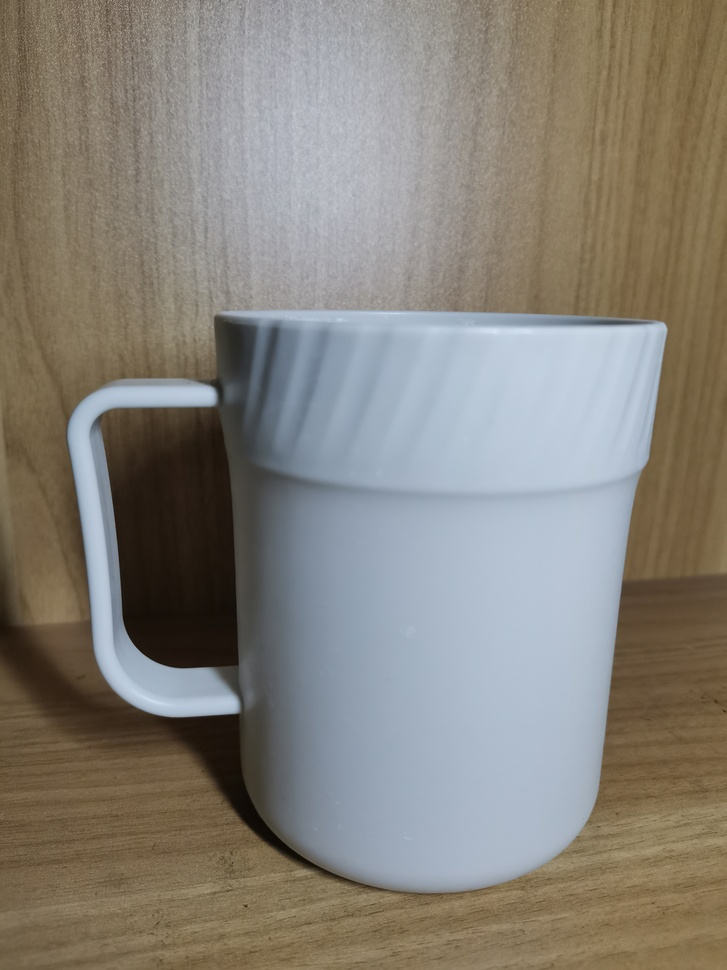
#> input picture 计算机视觉实践-练习5/left.jpg, 727 x 970 px, shrunk from 3000 x 4000 before the run
$ jupyter execute '代码.ipynb'
#> lines starting #> are read from the running program, lines starting #| are printed output that depends on the picture
[cell 1]
# 导入库
import cv2
import numpy as np
import matplotlib.pyplot as plt

[cell 2]
# 加载图片
def load_images(left_image_path, right_image_path):
    # 加载左图和右图
#> called with left_image_path = 'left.jpg', right_image_path = 'right.jpg'
    imgL = cv2.imread(left_image_path, cv2.IMREAD_GRAYSCALE)
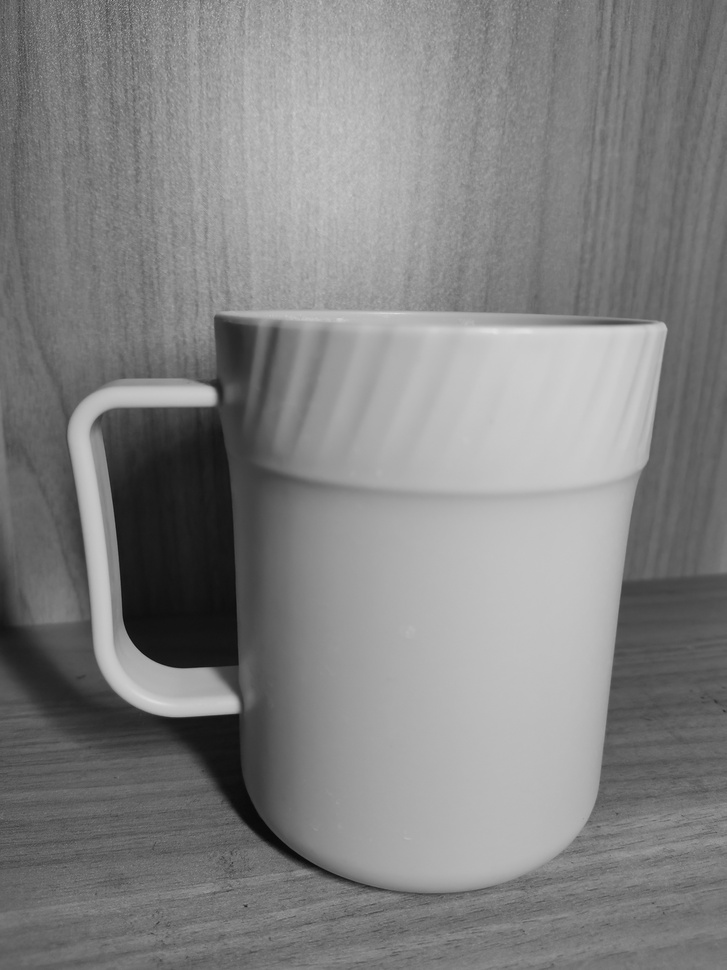
#> imgL: shape (970, 727); min 5, max 225, mean 129.9
    imgR = cv2.imread(right_image_path, cv2.IMREAD_GRAYSCALE)
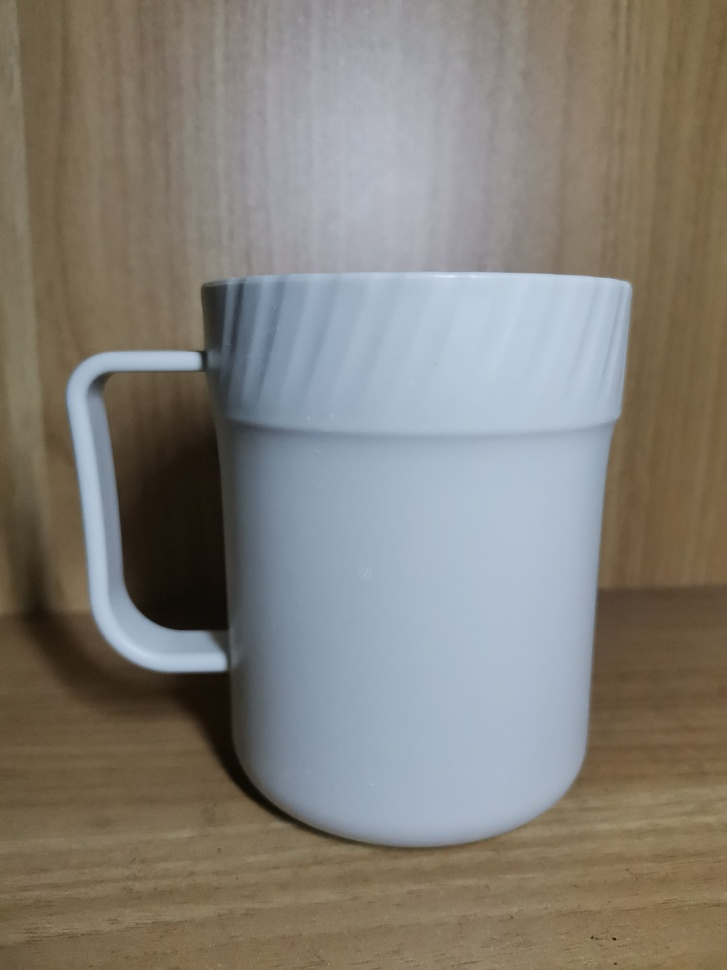
#> input picture 计算机视觉实践-练习5/right.jpg, 727 x 970 px, shrunk from 3000 x 4000 before the run
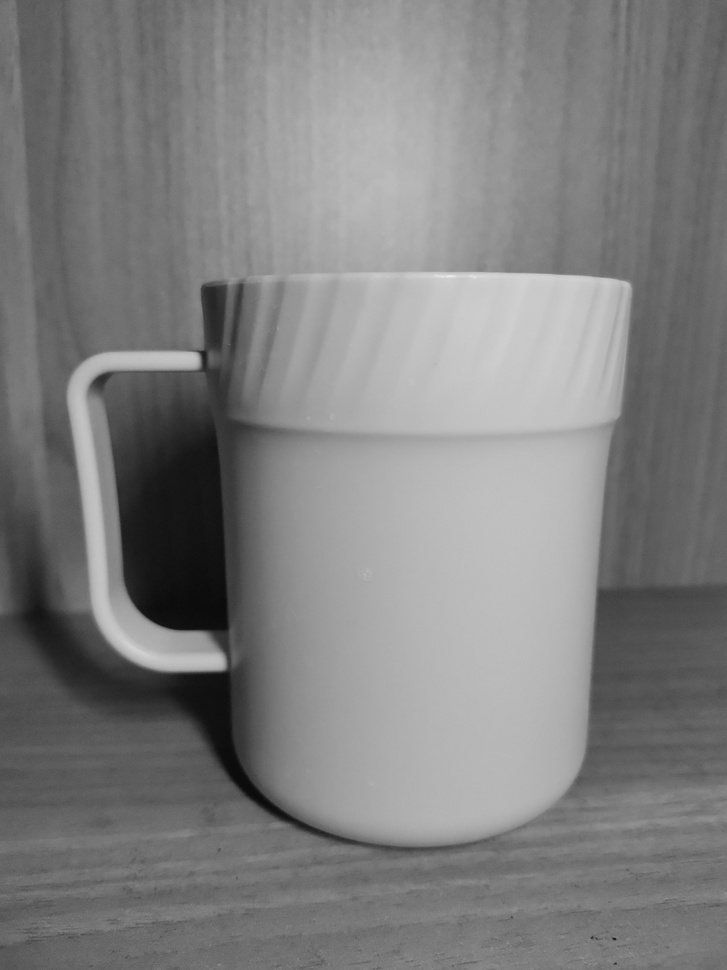
#> imgR: shape (970, 727); min 9, max 240, mean 127.4
    return imgL, imgR

[cell 3]
# 计算视差图
def compute_disparity(imgL, imgR):
    window_size = 5
    min_disp = 0
    num_disp = 16 * 3

    # 创建SGBM立体匹配对象
    stereo = cv2.StereoSGBM_create(
        minDisparity=min_disp,
        numDisparities=num_disp,
        blockSize=5,
        P1=8 * 1 * window_size ** 2,
        P2=32 * 1 * window_size ** 2,
        disp12MaxDiff=1,
        uniquenessRatio=10,
        speckleWindowSize=100,
        speckleRange=32
    )

    # 计算视差图
    disparity = stereo.compute(imgL, imgR).astype(np.float32) / 16.0
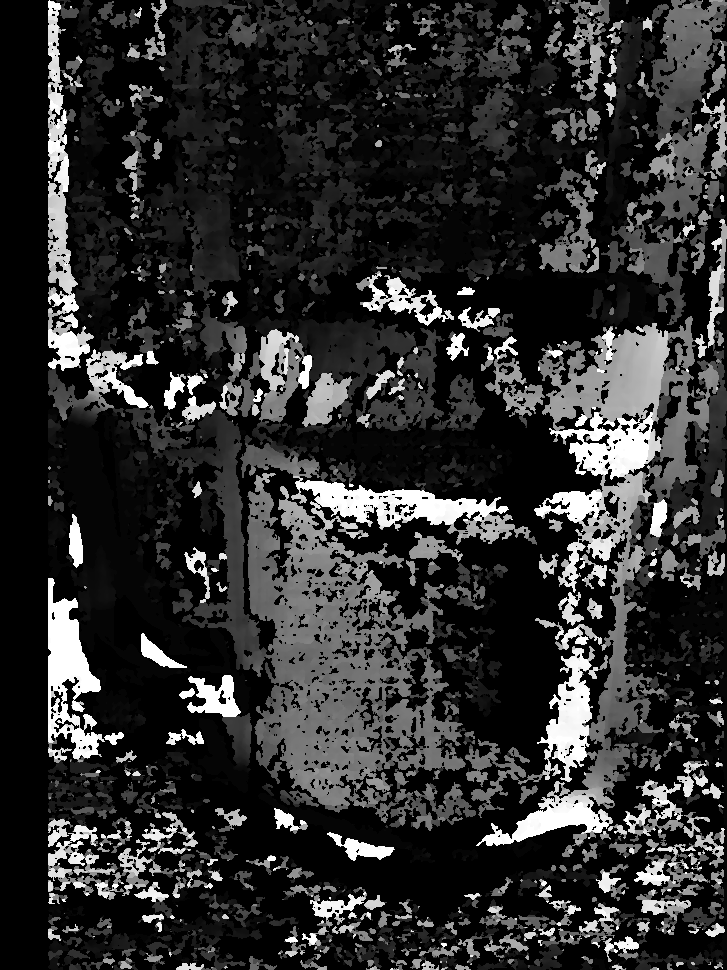
#> disparity: shape (970, 727) float32; min -1, max 47, mean 7.9; drawn with min black and max white
    return disparity

[cell 4]
def show_and_save_disparity(disparity, save_path):
    # 显示视差图
#> called with save_path = 'disparity_map_c.png'
    plt.figure(figsize=(10, 5))
    plt.imshow(disparity, 'gray')
    plt.colorbar()
    plt.title('Disparity Map')
    plt.show()
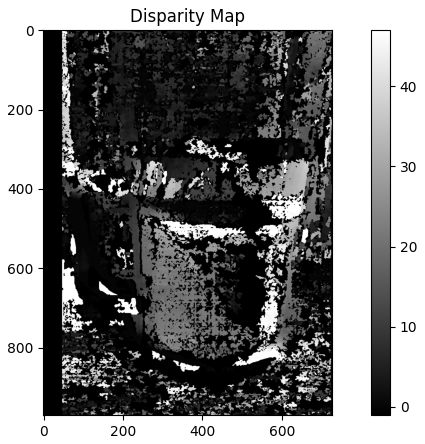
#> figure drawn by matplotlib, 2 panels

    # 保存视差图
    # 将视差图缩放到0-255范围以便保存为8位图像
    disparity_scaled = (disparity - disparity.min()) / (disparity.max() - disparity.min()) * 255
    disparity_scaled = disparity_scaled.astype(np.uint8)

    cv2.imwrite(save_path, disparity_scaled)
